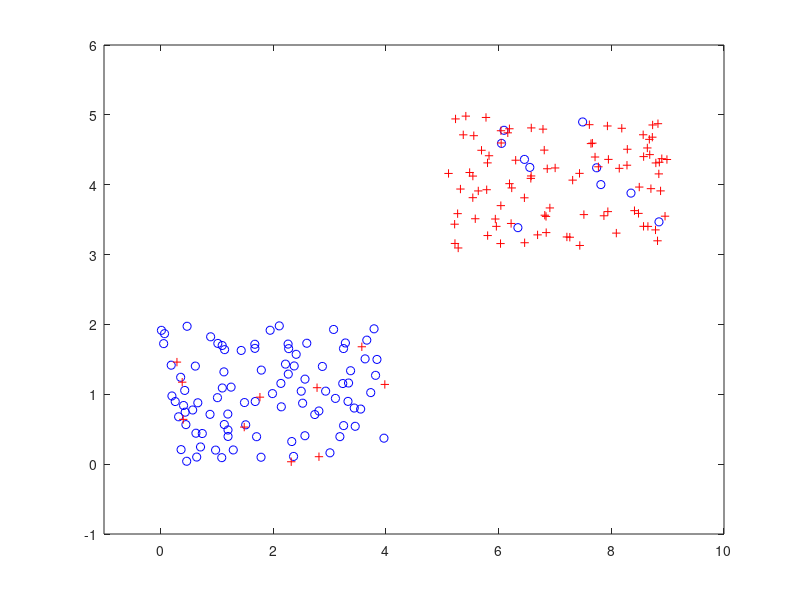
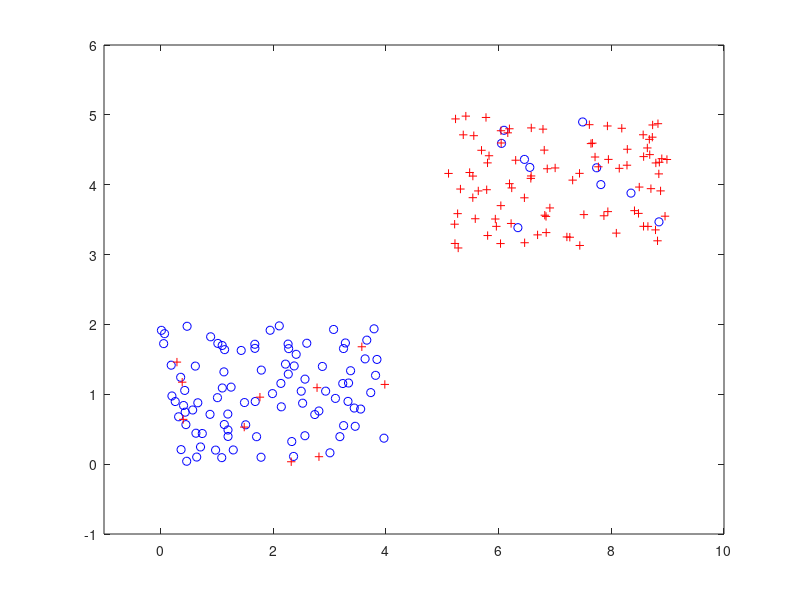

Write the MATLAB code that produced these figures, in order.
clear
clc
x1 = [4 * rand(50, 1), 2 * rand(50, 1)];
x2 = [4 * rand(40, 1), 2 * rand(40, 1)];
x3 = [4 * rand(10, 1), 2 * rand(10, 1)];
x = cat(1, x1,[5+(4) * rand(10, 1), 3+(2) * rand(10, 1)],x2,[5+(4) * rand(50, 1), 3+(2) * rand(50, 1)],x3 ,[5+(4) * rand(40, 1), 3+(2) * rand(40, 1)]);   
y1 = -ones(50, 1);
y2 = -ones(40, 1);
y3 = -ones(10, 1);
y = cat(1, y1, ones(10,1), y2,ones(50,1),y3,ones(40,1));

plot(x(1:100,1),x(1:100,2),'bo')
hold on
plot(x(101:200,1),x(101:200,2),'r+')
axis([-1,10,-1,6])
hold off

n = length(y);   % 200
f = -ones(n, 1);  
Aeq = y';
beq = 0;
lb = zeros(n, 1);
ub = 10*ones(n, 1);  % ub=0.01
Q = (y * y') .* (x * x');

alpha = quadprog(Q, f, [], [], Aeq, beq, lb, ub);

for i=1:n
    if alpha(i) < 0.0005
        alpha(i) = 0;
    end
end
w = x' * (alpha .* y)
s = find(alpha ~= 0);
b = (1 / length(s)) * sum((y(s, : ) - (x(s, : ) * w) ))

% w.z + b = 0    w1.z1 + w2.z2 = -b    z2 = -w1/w2 - b/w2
figure
plot(x(1:100,1),x(1:100,2),'bo')
hold on
plot(x(101:200,1),x(101:200,2),'r+')
hold on
z1= -1 :.1:9.5;
z2= (-w(1)/w(2))*z1 - b/w(2);
plot(z1,z2,'k-')

m1= -1 :.1: 9.3;
m2= (-w(1)/w(2))*m1 + (1- b)/w(2);
plot(m1,m2,'c.')

s1= -1 :.1: 9.3;
s2= (-w(1)/w(2))*s1 + (-1- b)/w(2);
plot(s1,s2,'c.')
axis([-1,10,-1,6])